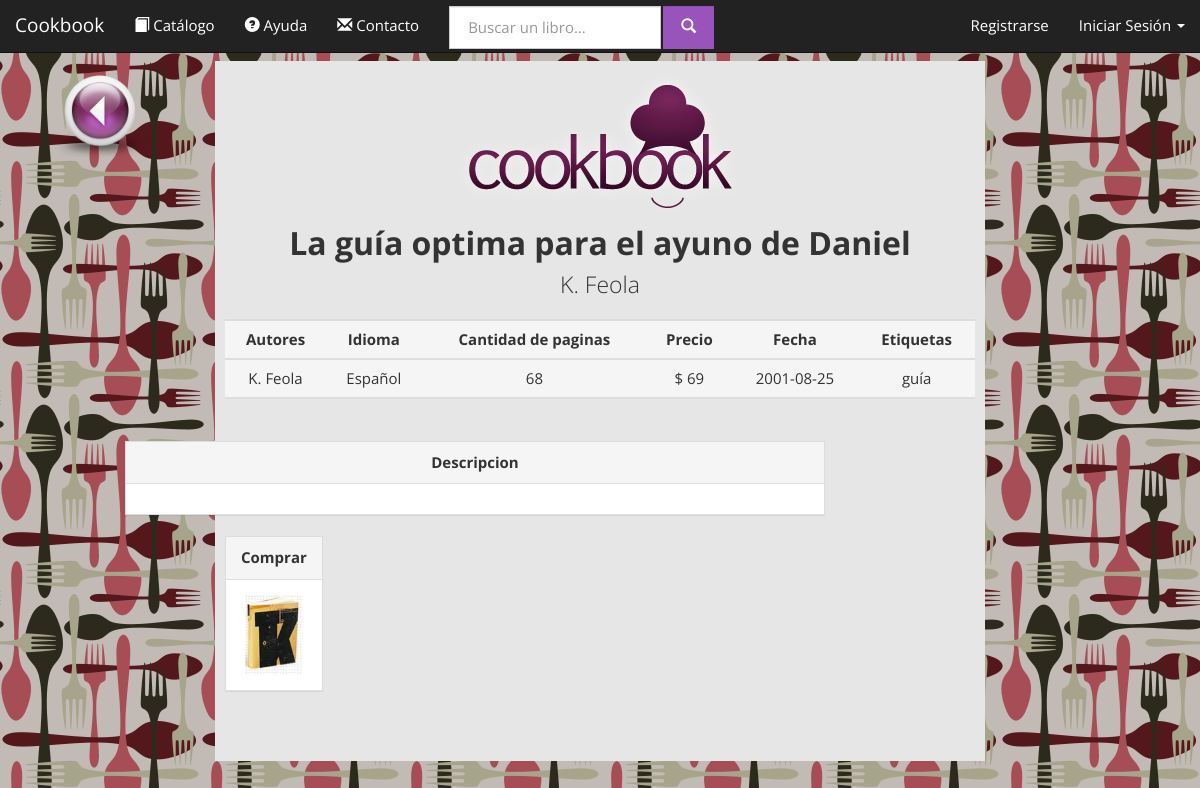
/cookbooks.com.ar/product.php?id=123456789, run on the app's committed database.
### tables this page shows
CREATE TABLE IF NOT EXISTS `libros` (
  `ISBN` varchar(10) NOT NULL DEFAULT '',
  `titulo` varchar(50) NOT NULL DEFAULT '',
  `IDIOMA` varchar(40) NOT NULL DEFAULT '',
  `paginas` int(11) NOT NULL DEFAULT '0',
  `precio` float NOT NULL DEFAULT '0',
  `fecha` date NOT NULL DEFAULT '0000-00-00',
  `etiquetas` varchar(100) NOT NULL DEFAULT '',
  `texto` text,
  `tapa` text,
  `eliminado` tinyint(1) NOT NULL DEFAULT '0',
  PRIMARY KEY (`ISBN`)
);

### cookbooks.com.ar/database.php (called while the page is built, shortened)
<?php
class Conexion {
	private $hostname = 'localhost';
	private $port = '8080';
	private $username = 'root';
	private $password = 'F3Dericcio';
	private $dbname = 'cookbookg32';
	private $dbh;
	function conectar(){
		try {
			$this->dbh = new PDO("mysql:host=$this->hostname;dbname=$this->dbname;port=$this->port", $this->username, $this->password, array(PDO::MYSQL_ATTR_INIT_COMMAND => "SET NAMES utf8"));
			return true;
		} catch(PDOException $e) {
			return false;
		}
	}
	function query($statement){
		return $this->dbh->query($statement);
	}
}
class Books{
	static private $conexion;
	static function initialize(){
		self::$conexion = new Conexion;
	}
	static function getBook($bookISBN){
		$result = self::$conexion->query("
			SELECT L.ISBN, L.titulo, GROUP_CONCAT(E.id_autor) as autores, L.paginas, L.precio, L.IDIOMA, L.fecha, L.etiquetas, L.texto, L.tapa, L.eliminado
			FROM libros L
			LEFT JOIN escribe E ON (L.ISBN=E.isbn)
			GROUP BY L.ISBN
			HAVING (L.ISBN=$bookISBN)
		");
		if ($result && $result->rowCount()>0){
			$bookInfo = $result->fetchAll(PDO::FETCH_ASSOC);
			return new Book($bookInfo[0]);
		}
		return NULL;
	}
}
class Book{
	private	$ISBN,
			$titulo,
			$paginas,
			$precio,
			$idioma,
			$fecha,
			$etiquetas,
			$texto,
			$tapa,
			$eliminado,
			$autores;
	function __construct($param){
		$this->titulo = $param['titulo']? $param['titulo']:'';
		$this->paginas = $param['paginas']? $param['paginas']:'0';
		$this->precio = $param['precio']? $param['precio']:'0';
		$this->idioma= $param['IDIOMA']? $param['IDIOMA']:'';
		$this->fecha = $param['fecha']? $param['fecha']:'0000-00-00';
		$this->etiquetas = $param['etiquetas']? $param['etiquetas']:'';
		$this->tapa = $param['tapa']? $param['tapa']:'';
		$this->autores = $param['autores']? $param['autores']:'';
	}
	function getTitulo(){
		return $this->titulo;
	}
	function getAutoresString(){
		$arreglo= $this->getAutores();
		$string ="";
		foreach ($arreglo as $key => $value) {
			$inicial=$value->getNombre();
			$inicial= $inicial[0];
			$string.=$inicial.'. '.$value->getApellido().", ";
		}
		$string= substr ($string, 0, -2);
		return $string;
	}
	function getAutores(){
		$autores_ids = explode(",", $this->autores);
		$result= Array();
		foreach ($autores_ids as $key => $value) {
			$autor = Authors::getAuthor($value);
			if ($autor)	array_push($result, $autor);
		}
		return $result;
	}
	function getPaginas(){
		return $this->paginas;
	}
	function getPrecio(){
		return $this->precio;
	}
	function getIdioma(){
		return $this->idioma;
	}
	function getFecha(){
		return $this->fecha;
	}
	function getEtiquetas(){
		return $this->etiquetas;
	}
	function getTapa(){
		return $this->tapa;
	}
}
class Authors{
	static private $initialized = FALSE;
	static private $conexion;
	private static function initialize(){
		if (self::$initialized) return;
		self::$conexion = new Conexion;
		self::$initialized = TRUE;
	}
	public static function getAuthor($ID){
		$result = self::$conexion->query("
			SELECT *
			FROM autor
			WHERE (ID=$ID)AND(eliminado=0)
			LIMIT 1
		");
		if ($result && $result->rowCount()>0) return new Author($result->fetch(PDO::FETCH_ASSOC));
		else return NULL;
	}
}
class Author{
	private	$ID,
			$nombre,
			$apellido,
			$fecha_nacimiento,
			$lugar_nacimiento,
			$eliminado;
	function __construct($params){
		$this->nombre = $params['nombre']? $params['nombre']: "";
		$this->apellido = $params['apellido']? $params['apellido']:"";
	}
	function getNombre(){
		return $this->nombre;
	}
	function getApellido(){
		return $this->apellido;
	}
}
		?>

### cookbooks.com.ar/product.php (the view, shortened to what this page needs)
<!DOCTYPE html>
<html lang="es">
    <head>
        <link href="bootstrap-3.1.1-dist/css/bootstrap_Cosmo.css" rel="stylesheet" media="screen">
        <?php include_once('database.php'); ?>
    </head>
    <body>
        <?php include_once('navigation.php'); ?>
        <div class="container-fluid text-center">
            <div class="row">
                <div class="col-md-2">
                		<a href="index.php" > <img src="website/img/back1.png" width="100px" height="100px alt="volver" title="volver" "  > </a>
                </div>
                <div class="col-md-8">
                		<?php
                		if (isset($_REQUEST['id'])){
	                        $book = Books::getBook($_REQUEST['id']);
						?>
                	<div class="jumbotron" style="padding: 10px;min-height: 700px">
                        <img src="website/img/logo.png" class="center-block img-responsive" />
                        <h2 style="margin: 0; padding: 4px"><strong><?php echo $book->getTitulo(); ?></strong></h2>
                        <p style="padding: 4px">
                            <?php echo $book->getAutoresString();?><br />
                        </p>
						<table class="table table-hover table-hover ">
							 <tbody>
							<tr class="active">
								<td><strong>Autores</strong></td>
								<td><strong>Idioma</strong></td>
								<td><strong>Cantidad de paginas</strong></td>
								<td><strong>Precio</strong>		</td>
								<td><strong>Fecha</strong></td>
								<td><strong>Etiquetas</strong></td>
							</tr>
							 </tbody>
							  <tbody>
						 	<tr  class="active">
								<td><?php echo $book->getAutoresString();?></br></td>
								<td><?php echo $book->getIdioma(); ?></br></td>
								<td><?php echo $book->getPaginas(); ?></br></td>
								<td>$ <?php echo $book->getPrecio() ?></br></td>
								<td><?php echo $book->getFecha() ?></br></td>
								<td><?php echo $book->getEtiquetas() ?></br></td>
							</tr>
							 </tbody>
						</table>
						<div class="panel panel-default" style="width: 700px; float: right; margin-right: 150px">
						  <div class="panel-heading"><strong>Descripcion</strong></div>
						  <div class="panel-body">
						  </div>
						</div>
						<div class="panel panel-default" style="float: left">
						  <div class="panel-heading"><strong>Comprar</strong></div>
						  <div class="panel-body" align="center">
						    <img src="books/img/tapas/<?php echo $book->getTapa() ?>" class="img-rounded img-responsive" style=" height: 80px;">
                		</div>
              			<?php } ?>
						  </div>
						</div>
           	</div>
           <div class="col-md-2">
           	</div>
       </div>
       </div>
    </body>
</html>

### cookbooks.com.ar/product.php (style rules this page uses)
body { background-image: url('website/img/1167024.png'); }

### data on the page
libros: titulo "La guía optima para el ayuno de Daniel", IDIOMA "Español", paginas "68", precio "69", fecha "2001-08-25", etiquetas "guía", tapa (picture)

### other printed values
$book->getAutoresString() "K. Feola"
